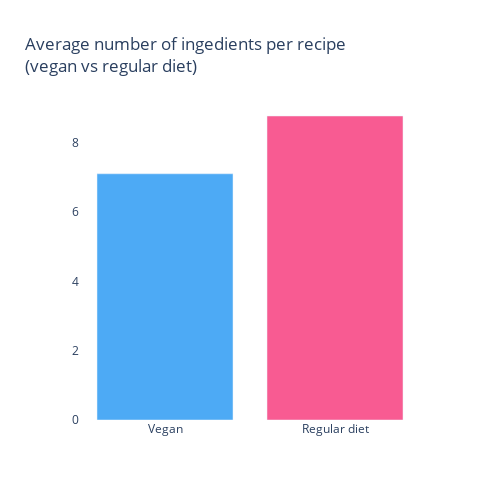

Notebook code cell kept with this figure:
### Code cell
initial_time = time.time()
_keys_diets = ["Vegan", "Regular diet"]
_hovers = []

_hovers.append("Vegan diet has " + str(round(mean_vegan, 2)) + " ingredients in average per diet.")
_hovers.append("Regular diet has " + str(round(mean_general, 2)) + " ingredients in average per diet.")

_hovers.append("Total number of recipes: " + str(total))
fig = go.Figure(data=[go.Bar(x=_keys_diets,
                             y=_data,
                             hovertext=_hovers,
                             hoverinfo="text",
                             marker_color=["#2196f3", "#f73378"]
                            )])
# Customize aspect
fig.update_traces(opacity=0.8)
fig.update_layout(
    title_text='Average number of ingedients per recipe <br>(vegan vs regular diet)',
    width=500,
    height=500,
    plot_bgcolor='white'
)
print("(Time:", round(time.time() - initial_time, 2), "seconds)")
fig.show()

### Figure 1 — Plotly figure (JSON) as saved in the notebook; plotly's stock layout.template omitted (floating-point values rounded to 4 significant figures)
{"data": [{"hoverinfo": "text", "hovertext": ["Vegan diet has 7.1 ingredients in average per diet.", "Regular diet has 8.77 ingredients in average per diet.", "Total number of recipes: 779088"], "marker": {"color": ["#2196f3", "#f73378"]}, "opacity": 0.8, "type": "bar", "x": ["Vegan", "Regular diet"], "y": [7.102, 8.769]}], "layout": {"height": 500, "plot_bgcolor": "white", "title": {"text": "Average number of ingedients per recipe <br>(vegan vs regular diet)"}, "width": 500, "xaxis": {"autorange": true, "range": [-0.5, 1.5], "type": "category"}, "yaxis": {"autorange": true, "range": [0, 9.23], "type": "linear"}}}
